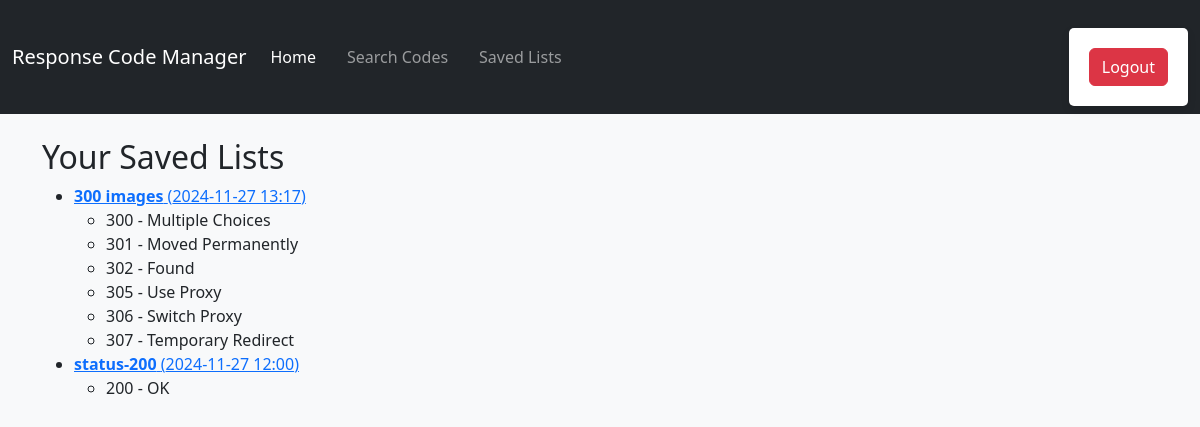
Before: /saved-lists/ (signed in) with the older database file.
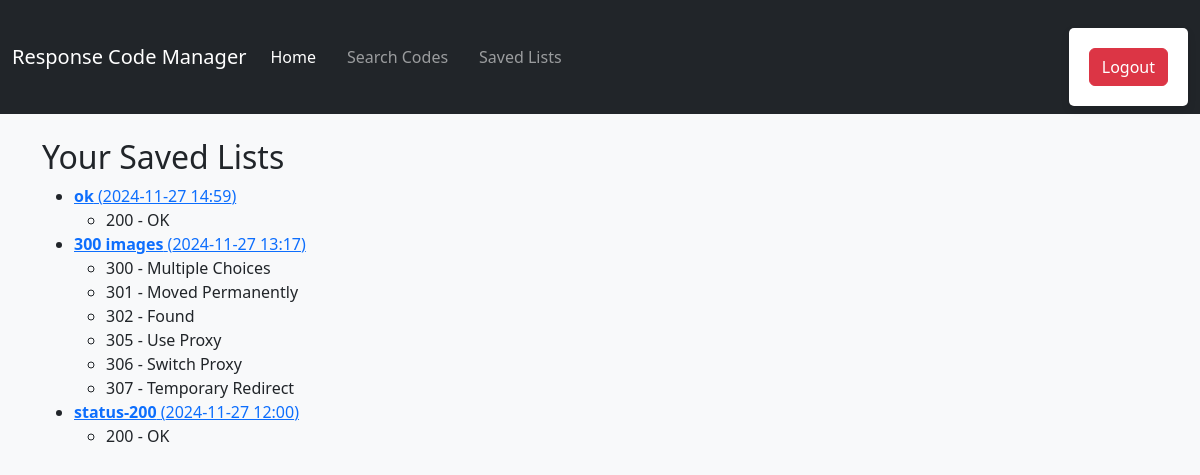
After: the same page with the newer database file.
### codes/models.py (models this page shows, shortened)
class SavedList(models.Model):
    user = models.ForeignKey(User, on_delete=models.CASCADE)
    name = models.CharField(max_length=100)
    creation_date = models.DateTimeField(auto_now_add=True)
    codes = models.JSONField(default=list)  # Set default as an empty list

### codes/views.py (the view)
# urls.py: path("saved-lists/", views.view_saved_lists, name="saved_lists"),
@login_required
def view_saved_lists(request):
    saved_lists = SavedList.objects.filter(user=request.user).order_by("-creation_date")
    return render(request, "saved_lists.html", {"saved_lists": saved_lists})

### codes/templates/saved_lists.html (shortened to what this page needs)
{% extends 'base.html' %}
{% block content %}
<h2>Your Saved Lists</h2>
<ul>
    {% for saved_list in saved_lists %}
        <li>
            <a href="{% url 'saved_list_detail' saved_list.id %}">
                <strong>{{ saved_list.name }}</strong> ({{ saved_list.creation_date|date:"Y-m-d H:i" }})
            </a>
            <ul>
                {% for code in saved_list.codes %}
                    <li>{{ code.code }} - {{ code.title }}</li>
                {% endfor %}
            </ul>
        </li>
    {% endfor %}
</ul>
{% endblock %}

Changed rows visible on the page:
added SavedList: name "ok", creation_date "2024-11-27 14:59", code "200", title "OK"
